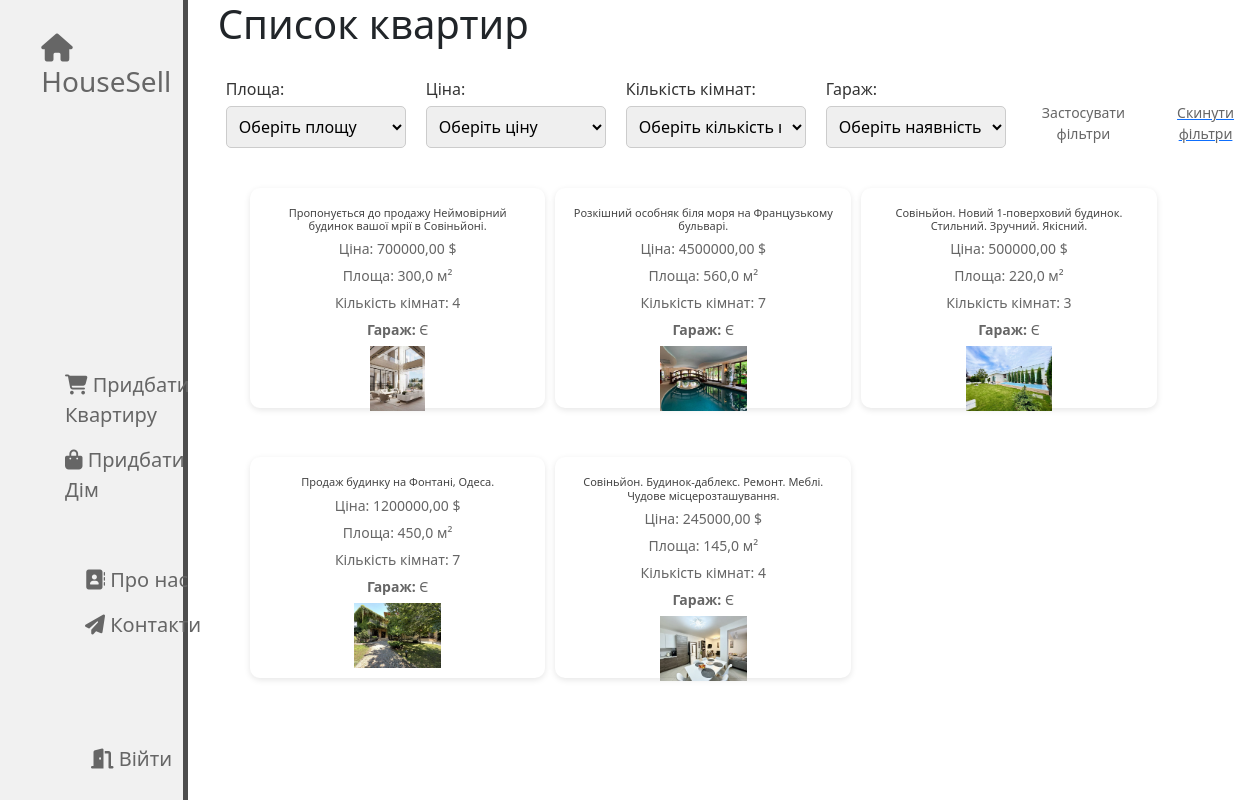
The app's page /buyhouse with its own data.
### main/models.py (models this page shows, shortened)
class Property(models.Model):
    title = models.CharField('Назва', max_length=100)
    description = models.TextField('Опис')
    area = models.FloatField('Площа (м²)')
    price = models.DecimalField('Ціна', max_digits=12, decimal_places=2)
    rooms = models.IntegerField('Кількість кімнат')
    category = models.ForeignKey(
        PropertyCategory, on_delete=models.CASCADE, related_name='%(class)s_category'
    )
    date_published = models.DateTimeField('Дата публікації', auto_now_add=True)
    owner = models.ForeignKey(
        User, on_delete=models.CASCADE, related_name='%(class)s_owner'
    )
    image = models.ImageField('Зображення', upload_to='property_images/', blank=True, null=True)
    class Meta:
        abstract = True

class House(Property):
    garage = models.IntegerField('Гараж')
    rooms = models.IntegerField('Кількість кімнат', default=1)  # Додано поле для кількості кімнат

### main/views.py (the view)
# urls.py: path('buyhouse', views.buyhouse, name='buyhouse'),
def buyhouse(request):
    house = House.objects.all()
    form = HouseSearchForm(request.GET)
    area_filter = request.GET.get('area')
    if area_filter == '0-45':
        house = house.filter(area__lte=45)
    elif area_filter == '45-90':
        house = house.filter(area__gt=45, area__lte=90)
    elif area_filter == '90+':
        house = house.filter(area__gt=90)
    price_filter = request.GET.get('price')
    if price_filter == '0-100000':
        house = house.filter(price__lte=100000)
    elif price_filter == '100000-200000':
        house = house.filter(price__gt=100000, price__lte=200000)
    elif price_filter == '200000+':
        house = house.filter(price__gt=200000)
    rooms_filter = request.GET.get('rooms')
    if rooms_filter == '1':
        house = house.filter(rooms=1)
    elif rooms_filter == '2':
        house = house.filter(rooms=2)
    elif rooms_filter == '3':
        house = house.filter(rooms=3)
    elif rooms_filter == '4+':
        house = house.filter(rooms__gte=4)
    garage_filter = request.GET.get('garage')
    if garage_filter == '1':
        house = house.filter(garage=True)
    elif garage_filter == '0':
        house = house.filter(garage=False)
    elif garage_filter == '':
        pass
    return render(request, 'main/buyhouse.html', {'buy': house, 'form': form})

### main/forms.py
class HouseSearchForm(forms.Form):
    AREA_CHOICES = [
        ('', 'Оберіть площу'),
        ('0-45', '0 - 45 м²'),
        ('45-90', '45 - 90 м²'),
        ('90+', '90 м² і більше'),
    ]
    area = forms.ChoiceField(choices=AREA_CHOICES, required=False, label='Площа')
    PRICE_CHOICES = [
        ('', 'Оберіть ціну'),
        ('0-100000', '0 - 100,000 $'),
        ('100000-200000', '100,000 - 200,000 $'),
        ('200000+', '200,000 $ і більше'),
    ]
    price = forms.ChoiceField(choices=PRICE_CHOICES, required=False, label='Ціна')
    ROOMS_CHOICES = [
        ('', 'Оберіть кількість кімнат'),
        ('1', '1 кімната'),
        ('2', '2 кімнати'),
        ('3', '3 кімнати'),
        ('4+', '4 і більше'),
    ]
    rooms = forms.ChoiceField(choices=ROOMS_CHOICES, required=False, label='Кількість кімнат')
    GARAGE_CHOICES = [
        ('', 'Оберіть наявність гаражу'),
        ('1 - 99', 'З гаражем'),
        ('0', 'Без гаражу'),
    ]
    garage = forms.ChoiceField(choices=GARAGE_CHOICES, required=False, label='Наявність гаражу')

### main/templates/main/buyhouse.html (shortened to what this page needs)
{% extends 'main/layout.html' %}
{% block content %}
    <div class="features">
        <h1>Список квартир</h1>
        <form method="get">
            <div class="filter-container">
                <div>
                    <label for="area">Площа:</label>
                    {{ form.area }}
                </div>
                <div>
                    <label for="price">Ціна:</label>
                    {{ form.price }}
                </div>
                <div>
                    <label for="rooms">Кількість кімнат:</label>
                    {{ form.rooms }}
                </div>
                <div>
                    <label for="garage">Гараж:</label>
                    {{ form.garage }}
                </div>
                <button type="submit" class="filter-btn">Застосувати фільтри</button>
                <a href="{% url 'buy' %}"><button type="button" class="reset-btn">Скинути фільтри</button></a>
            </div>
        </form>
        <ul class="apartment-grid">
            {% for house in buy %}
                <li class="apartment-item">
                    <a href="{% url 'house_detail' house.id %}" class="apartment-btn">
                        <h2>{{ house.title }}</h2>
                        <p>Ціна: {{ house.price }} $</p>
                        <p>Площа: {{ house.area }} м²</p>
                        <p>Кількість кімнат: {{ house.rooms }}</p>
                        <p>
                            <strong>Гараж:</strong>
                            {% if house.garage %}
                                Є
                            {% else %}
                                Немає
                            {% endif %}
                        </p>
                        {% if house.image %}
                            <img src="{{ house.image.url }}" alt="{{ house.title }}" class="apartment-image">
                        {% else %}
                            <p>Зображення відсутнє</p>
                        {% endif %}
                    </a>
                </li>
            {% endfor %}
        </ul>
    </div>
{% endblock %}

### main/static/main/css/style.css (style rules this page uses)
main .features { float: left; margin-left: 30px; text-align: left; width: 75%; }
.apartment-grid { display: grid; grid-template-columns: repeat(3, 1fr); gap: 10px; justify-items: center; }
.apartment-item { margin-top: 18px; background-color: #fff; border-radius: 10px; box-shadow: 0 2px 6px rgba(0, 0, 0, 0.1); padding: 8px; text-align: center; transition: transform 0.3s ease; width: 100%; height: 85%; display: flex; justify-content: center; }
.apartment-btn { width: 100%; padding: 4px 8px; background-color: white; color: white; border: none; cursor: pointer; font-size: 8px; margin-top: 6px; border-radius: 3px; display: flex; flex-direction: column; align-items: center; text-align: center; }
.apartment-btn h2 { font-size: 11px; color: #444; margin-bottom: 6px; }
.apartment-btn p { font-size: 14px; color: #666; margin-bottom: 6px; }
.apartment-image { max-width: 90%; max-height: 65px; margin-bottom: 6px; transition: transform 0.5s ease; }
.filter-container { display: flex; align-items: center; justify-content: flex-start; gap: 20px; }
.filter-container div { display: flex; flex-direction: column; align-items: flex-start; }
.filter-container label { font-size: 16px; margin-bottom: 5px; }
.filter-container select { padding: 8px; font-size: 16px; width: 180px; border-radius: 5px; border: 1px solid #ccc; }
.filter-btn, .reset-btn { margin-top: 30px; background-color: white; color: #666; border: none; padding: 8px 16px; font-size: 14px; cursor: pointer; border-radius: 5px; transition: background-color 0.3s ease, transform 0.3s ease; margin-bottom: 10px; text-decoration: none; }
form { width: 75%; margin: 8px; display: inline-block; vertical-align: top; }
form label { font-size: 14px; color: #333; display: block; }
form input[type="number"], form input[type="text"], form textarea, form select { width: 100%; padding: 6px; margin-bottom: 1px; font-size: 12px; }
form select { font-size: 12px; }
form button { width: 100%; padding: 10px; background-color: #28a745; color: white; font-size: 14px; border: none; border-radius: 4px; cursor: pointer; }
form input, form button { display: block; margin: 0 auto 45px; width: 100%; padding: 10px; font-size: 14px; border: 1px solid #ced4da; border-radius: 4px; box-sizing: border-box; }

### records on screen
House: title "Пропонується до продажу Неймовірний будинок вашої мрії в Совіньйоні.", price "700000,00", area "300,0", rooms "4", garage "Є", image (picture)
House: title "Розкішний особняк біля моря на Французькому бульварі.", price "4500000,00", area "560,0", rooms "7", garage "Є", image (picture)
House: title "Совіньйон. Новий 1-поверховий будинок. Стильний. Зручний. Якісний.", price "500000,00", area "220,0", rooms "3", garage "Є", image (picture)
House: title "Продаж будинку на Фонтані, Одеса.", price "1200000,00", area "450,0", rooms "7", garage "Є", image (picture)
House: title "Совіньйон. Будинок-даблекс. Ремонт. Меблі. Чудове місцерозташування.", price "245000,00", area "145,0", rooms "4", garage "Є", image (picture)
